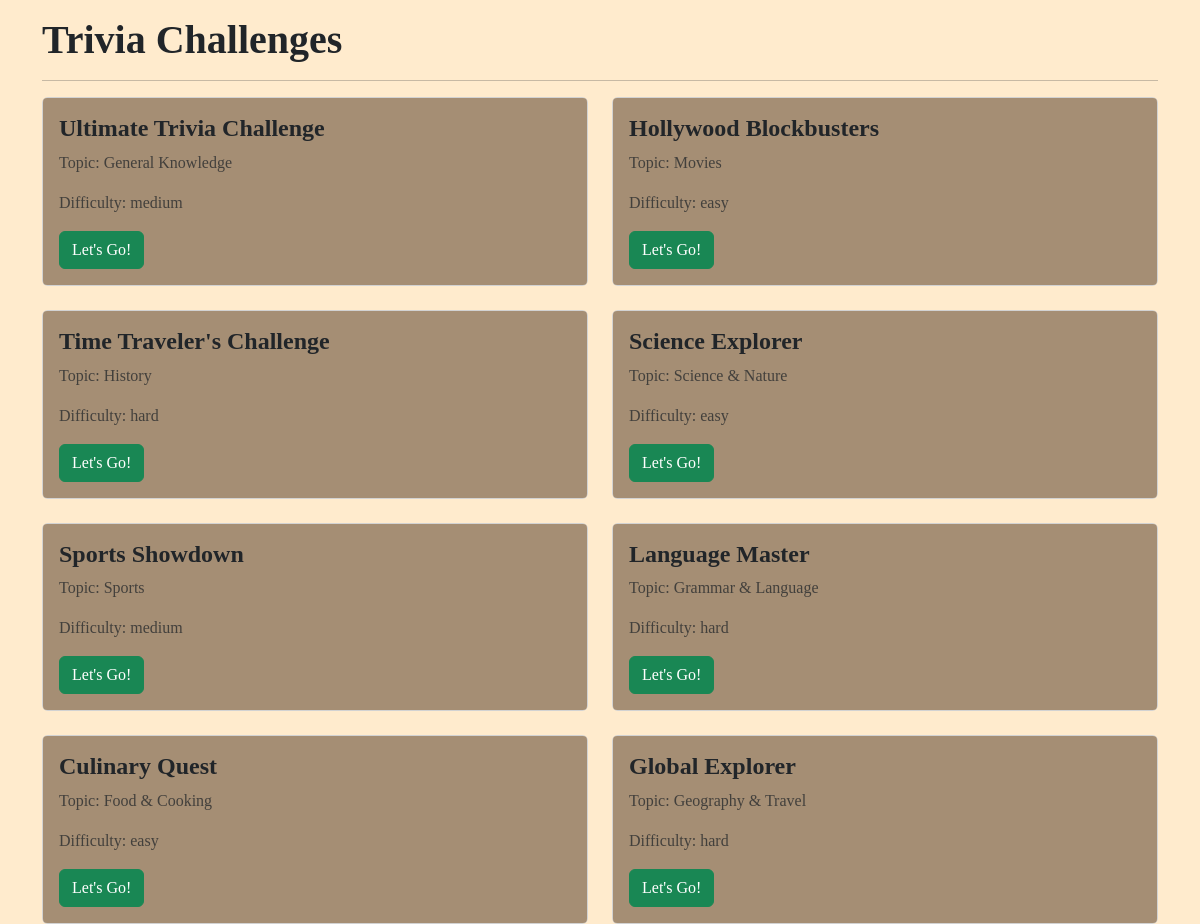
The page / on the database its author committed.
### quizes/models.py (models this page shows, shortened)
class Quiz(models.Model):
  name = models.CharField(max_length=120)
  topic = models.CharField(max_length=120)
  number_of_questions = models.IntegerField()
  time = models.IntegerField(help_text="duration of the quiz in minutes")
  required_score_to_pass = models.IntegerField(help_text="required score to pass in %")
  difficulty = models.CharField(max_length=6, choices=DIFF_CHOICES)
  class Meta:
   verbose_name_plural = 'Quizes'

### quizes/views.py (the view)
# urls.py: path('', QuizListView.as_view(), name='main-view'),
class QuizListView(ListView):
  model = Quiz
  template_name = 'quizes/main.html'

### quizes/templates/quizes/main.html (shortened to what this page needs)
{% extends "base.html" %}
{% load static %}
{% block scripts %}
  <link rel="stylesheet" href="{% static 'style.css' %}">
{% endblock scripts %}
{% block content %}
  <div class="home-title h1 fw-bolder">Trivia Challenges</div>
  <hr>
  <div class="row row-cols-1 row-cols-md-2 g-4">
    {% for obj in object_list %}
      <div class="col">
        <div class="card">
          <div class="card-body rounded-1">
            <h4 class="card-title fw-bolder">{{ obj.name }}</h4>
            <p class="card-text text-muted">Topic: {{ obj.topic }}</p>
            <p class="card-text text-muted">Difficulty: {{ obj.difficulty }}</p>
            <button
              class="btn btn-success modal-button"
              data-pk="{{ obj.pk }}"
              data-quiz="{{ obj.name }}"
              data-topic="{{ obj.topic }}"
              data-questions="{{ obj.number_of_questions }}"
              data-difficulty="{{ obj.difficulty }}"
              data-time="{{ obj.time }}"
              data-pass="{{ obj.required_score_to_pass }}"
              data-bs-toggle="modal"
              data-bs-target="#quizStartModal">
                Let's Go!
            </button><br>
          </div>
        </div>
      </div>
    {% endfor %}
  </div>
{% endblock content %}

### templates/base.html (shortened to what this page needs)
{% load static %}
<!doctype html>
<html lang="en">
    <head>
        <link rel="stylesheet" href="https://cdn.jsdelivr.net/npm/bootstrap@5.3.3/dist/css/bootstrap.min.css" rel="stylesheet">
        <link rel="stylesheet" href="{% static 'style.css' %}">
        {% block scripts %}
        {% endblock scripts %}
    </head>
    <body>
        <div class="container mt-3">
            {% block content %}
            {% endblock content %}
        </div>
    </body>
</html>

### static/style.css (style rules this page uses)
body { background-color: blanchedalmond; font-family: "papyrus"; }
.card-body { background-color: rgb(165, 142, 116); }

### rows shown on the page
Quiz: name "Ultimate Trivia Challenge", topic "General Knowledge", difficulty "medium"
Quiz: name "Hollywood Blockbusters", topic "Movies", difficulty "easy"
Quiz: name "Time Traveler's Challenge", topic "History", difficulty "hard"
Quiz: name "Science Explorer", topic "Science & Nature", difficulty "easy"
Quiz: name "Sports Showdown", topic "Sports", difficulty "medium"
Quiz: name "Language Master", topic "Grammar & Language", difficulty "hard"
Quiz: name "Culinary Quest", topic "Food & Cooking", difficulty "easy"
Quiz: name "Global Explorer", topic "Geography & Travel", difficulty "hard"
